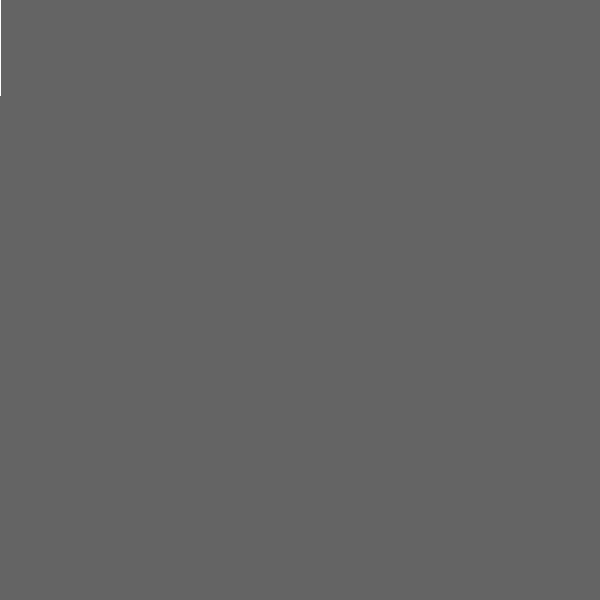
Frame 1 (no input)
Frame 60 (the mouse pressed at the canvas centre just before this capture): identical to frame 1, image omitted
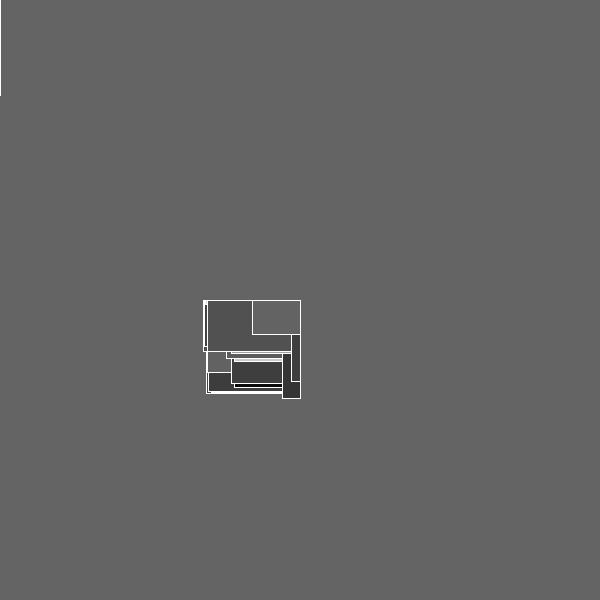
Frame 120 (the mouse held since frame 60 and released just before this capture)

The Processing sketch that drew these frames (run headless with seeded random() and noise(); from frame 60 on, the mouse is pressed at the canvas centre):

// Processing sketch: processing_152806
// ── processing_152806.pde

void setup() {
size(600,600);
background(100);}

void draw() {

stroke(255);
fill(random(255));
rect(mouseX,mouseY,random(-100),random(100));

}

void mousePressed() {
background(random(255));
}
